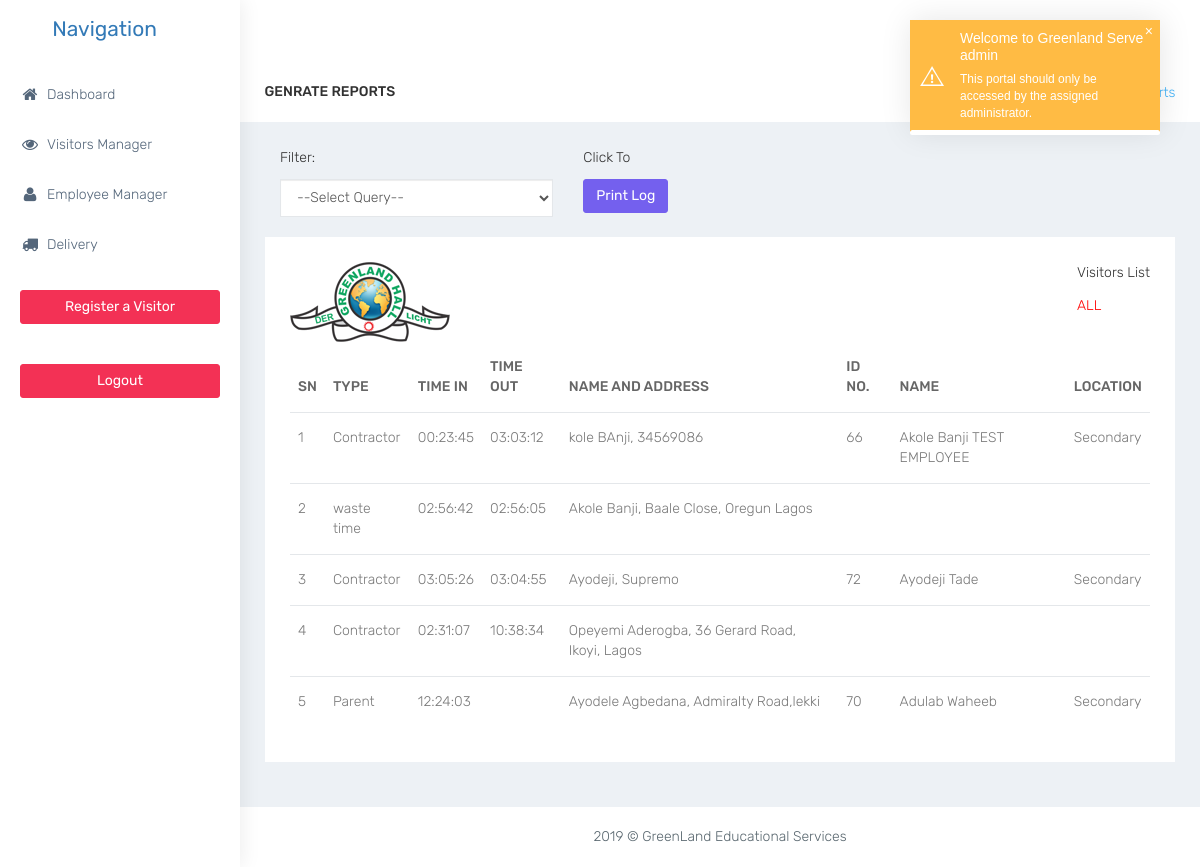
The app's page /admin/reports.php (signed in) with its own data.
### tables this page shows
CREATE TABLE `visitors` (
  `id` int(10) UNSIGNED NOT NULL,
  `name` varchar(225) DEFAULT NULL,
  `email` varchar(225) DEFAULT NULL,
  `company` varchar(225) DEFAULT NULL,
  `phone` varchar(225) DEFAULT NULL,
  `address` varchar(225) DEFAULT NULL,
  `purpose` text,
  `whom` varchar(225) DEFAULT NULL,
  `image` text,
  `status` varchar(225) DEFAULT NULL,
  `last_login` time DEFAULT NULL,
  `last_logout` time DEFAULT NULL,
  `last_login_date` date DEFAULT NULL,
  `last_logout_date` date DEFAULT NULL,
  `type` int(11) NOT NULL,
  `suspend_status` int(11) DEFAULT NULL
);

CREATE TABLE `employee` (
  `id` int(10) UNSIGNED NOT NULL,
  `name` varchar(255) DEFAULT NULL,
  `email` varchar(225) DEFAULT NULL,
  `phone` varchar(225) DEFAULT NULL,
  `address` varchar(225) DEFAULT NULL,
  `school_category` varchar(255) DEFAULT NULL,
  `staff_status` varchar(255) DEFAULT NULL
);

### admin/includes/function.php (called while the page is built, shortened)
<?php
function getEmployeeByName($dbconn,$name){
  $stmt = $dbconn->prepare("SELECT * FROM employee WHERE name=:nm");
  $stmt->bindParam(":nm", $name);
  $stmt->execute();
$row = $stmt->fetch(PDO::FETCH_BOTH);
  return $row;
}
function getAllData($dbconn,$table){
  $result = [];
  $stmt = $dbconn->prepare("SELECT * FROM $table");
  $stmt->execute();
  while($row = $stmt->fetch(PDO::FETCH_BOTH)){
    $result[] = $row;
  }
  return $result;
}

### admin/reports.php (the view, shortened to what this page needs)
<?php
include 'includes/db.php';
include 'includes/function.php';
include ("includes/header.php");
if(isset($_GET['today'])){
 $visitor =   getAllDataToday($conn,'visitors');
}else{
    $visitor = getAllData($conn,'visitors');
}
$dev = [];
for($var=1;  $var <= count($visitor); $var++  ){
 $dev[$var] = $var;
}
$deb['num'] = $dev;
$newArray = array();
$i=1;
foreach($visitor as $value){
  $newArray[$i] = $value;
  $newArray[$i]['sn'] = $deb["num"][$i];
  $i++;
}
$visitor = $newArray;
?>
        <div id="page-wrapper">
            <div class="container-fluid">
                <div class="row bg-title">
                    <div class="col-lg-3 col-md-4 col-sm-4 col-xs-12">
                        <h4 class="page-title">Genrate Reports</h4> </div>
                    <div class="col-lg-9 col-sm-8 col-md-8 col-xs-12">
                        <ol class="breadcrumb">
                            <li><a href="http://www.greenlandhall.org/visitors/admin/index.php">Dashboard</a></li>
                            <li class="active">generate reports</li>
                        </ol>
                    </div>
                </div>
                <div class="row">
                    <div class="col-sm-12">
                         <div class="">
                           <div class="col-md-4">
                             <p>Filter:</p>
                             <select id='selected' onchange="selectType(this.value)" class="form-control " name="print">
                               <option>--Select Query--</option>
                             </select>
                           </div>
                           <form class="" action="index.html" method="post">
                             <div class="col-md-4"  id="handle">
                                 <p>Click To</p>
<a class="btn btn-primary" onclick="pront()">Print Log</a>
                             </div>
                             <div class="col-md-3"  id="extra">
                             </div>
                             <div class="clearfix">
                             </div>
                           </form>
                         </div>
                         <br>
                        <div  class="white-box">
                               <div  id="fedit" style="width:100%" class="">
                        <div style="float:right" class="">
                          <p>Visitors List</p>
                          <p id="indicator" style="color:red;"><?php $this_date = date("d-m-Y"); if(isset($_GET['today'])){ echo $this_date; }else{ echo "ALL"; } ?></p>
                        </div>  <img style="float:left;" src="logo.png" alt="">
                        <div style="width:100%; " class="table-responsive">
                            <table style="width:100%;" class="table">
                                <thead>
                                    <tr>
                                        <th>SN</th>
                                        <th>TYPE</th>
                                        <th>TIME IN</th>
                                        <th>TIME OUT</th>
                                        <th>NAME AND ADDRESS</th>
                                        <th>ID NO.</th>
                                        <th>NAME</th>
                                        <th>LOCATION</th>
                                    </tr>
                                </thead>
                                <tbody id="tableBorder">
                                  <?php foreach ($visitor as $key => $value) {
                                  $employ = getEmployeeByName($conn,$value['whom'])
                                   ?>
                                    <tr>
                                        <td><?php echo $value['sn'] ?></td></td>
                                        <td><?php echo $value['purpose'] ?></td>
                                        <td><?php echo $value['last_login'] ?></td>
                                        <td><?php echo $value['last_logout'] ?></td>
                                        <td><?php echo $value['name'] ?>, <?php echo $value['address'] ?></td>
                                        <td><?php echo $employ['id'] ?></td>
                                        <td><?php echo $employ['name'] ?></td>
                                        <td><?php echo $employ['school_category'] ?></td>
                                           </tr>
                                  <?php } ?>
                                </tbody>
                            </table>
                        </div>
                      </div>
                        </div>
                    </div>
                </div>
            </div>
<?php
include ("includes/footer.php");
?>

### admin/styles/css/colors/default.css (style rules this page uses)
body { background: #fff; }
.bg-title .breadcrumb .active { color: #41b3f9; }

### records on screen
visitors: sn "1", purpose "Contractor", last_login "00:23:45", last_logout "03:03:12", name "kole BAnji", address "34569086", employee.id "66", employee.name "Akole Banji TEST EMPLOYEE", employee.school_category "Secondary"
visitors: sn "2", purpose "waste time", last_login "02:56:42", last_logout "02:56:05", name "Akole Banji", address "Baale Close, Oregun Lagos"
visitors: sn "3", purpose "Contractor", last_login "03:05:26", last_logout "03:04:55", name "Ayodeji", address "Supremo", employee.id "72", employee.name "Ayodeji Tade", employee.school_category "Secondary"
visitors: sn "4", purpose "Contractor", last_login "02:31:07", last_logout "10:38:34", name "Opeyemi Aderogba", address "36 Gerard Road, Ikoyi, Lagos"
visitors: sn "5", purpose "Parent", last_login "12:24:03", name "Ayodele Agbedana", address "Admiralty Road,lekki", employee.id "70", employee.name "Adulab Waheeb", employee.school_category "Secondary"
